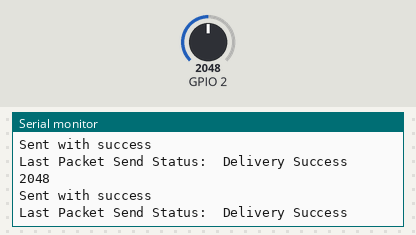
Recording of a sketch running on a simulated ESP32. On the bench: the last lines printed to the serial monitor. The inputs (shaded band) are chosen by the test bench; at power-on: GPIO 2 = 2048.

Above: at 4.8 s.
4.9 s: GPIO 2 set to 2866
At 6.8 s:
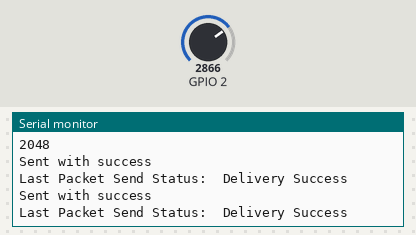
9.9 s: GPIO 2 set to 3603
At 12.7 s:
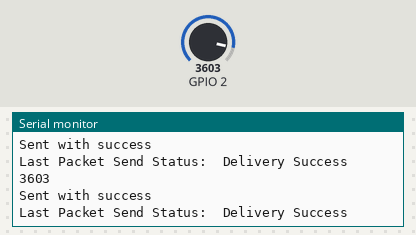
Timing chart, 0 to 14.2 s (numbered marks = the images above; inputs shaded):
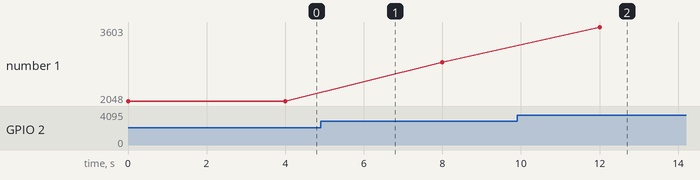

Measured:
- after the input at 9.9 s, the serial monitor: prints a new line after 2.1 s (image 2)
- plotted number 1: 2048 → 2866 after the input at 4.9 s, 2866 → 3603 after the input at 9.9 s

The sketch:

unicast_example.ino
```cpp
#include <esp_now.h>
#include <WiFi.h>

// REPLACE WITH YOUR RECEIVER MAC Address
uint8_t lamp_reciever_address[] = {0xEC,0xDA,0x3B,0xAA,0xB9,0xCC};

// Structure example to send data
// Must match the receiver structure
typedef struct struct_message {
  char a[32];
  //bool d;
  //int c;
  float vBat;

} struct_message;

// Create a struct_message called myData
struct_message myData;

esp_now_peer_info_t peerInfo;

// callback when data is sent
void OnDataSent(const uint8_t *mac_addr, esp_now_send_status_t status) {
  Serial.print("\r\nLast Packet Send Status:\t");
  Serial.println(status == ESP_NOW_SEND_SUCCESS ? "Delivery Success" : "Delivery Fail");
}

void setup() {
  // Init Serial Monitor
  Serial.begin(115200);

  WiFi.mode(WIFI_STA);// Set device as a Wi-Fi Station

  if (esp_now_init() != ESP_OK) { // Init ESP-NOW
    Serial.println("Error initializing ESP-NOW");
    return;
  }

  esp_now_register_send_cb(OnDataSent);// Once ESPNow is successfully Init, we will register for Send CB to
  // get the status of Trasnmitted packet

  // Register peer
  memcpy(peerInfo.peer_addr, lamp_reciever_address, 6);
  peerInfo.channel = 0;
  peerInfo.encrypt = false;

  // Add peer
  if (esp_now_add_peer(&peerInfo) != ESP_OK){
    Serial.println("Failed to add peer");
    return;
  }
}

void loop() {
  // Set values to send
  strcpy(myData.a, "off");
  // Send message via ESP-NOW
  get_vbat();
  esp_err_t result = esp_now_send(lamp_reciever_address, (uint8_t *) &myData, sizeof(myData));

  if (result == ESP_OK) {
    Serial.println("Sent with success");
  }
  else {
    Serial.println("Error sending the data");
  }
  delay(2000);

    //myData.d = true;
   strcpy(myData.a, "on");
  // Send message via ESP-NOW
   result = esp_now_send(lamp_reciever_address, (uint8_t *) &myData, sizeof(myData));

  if (result == ESP_OK) {
    Serial.println("Sent with success");
  }
  else {
    Serial.println("Error sending the data");
  }
  delay(2000);
}
void get_vbat(){
  int read = analogRead(2);
  Serial.println(read);
  float Bat_voltage = map(read,0, 4095,0, 2.5);

  myData.vBat = Bat_voltage *2;
}
```
